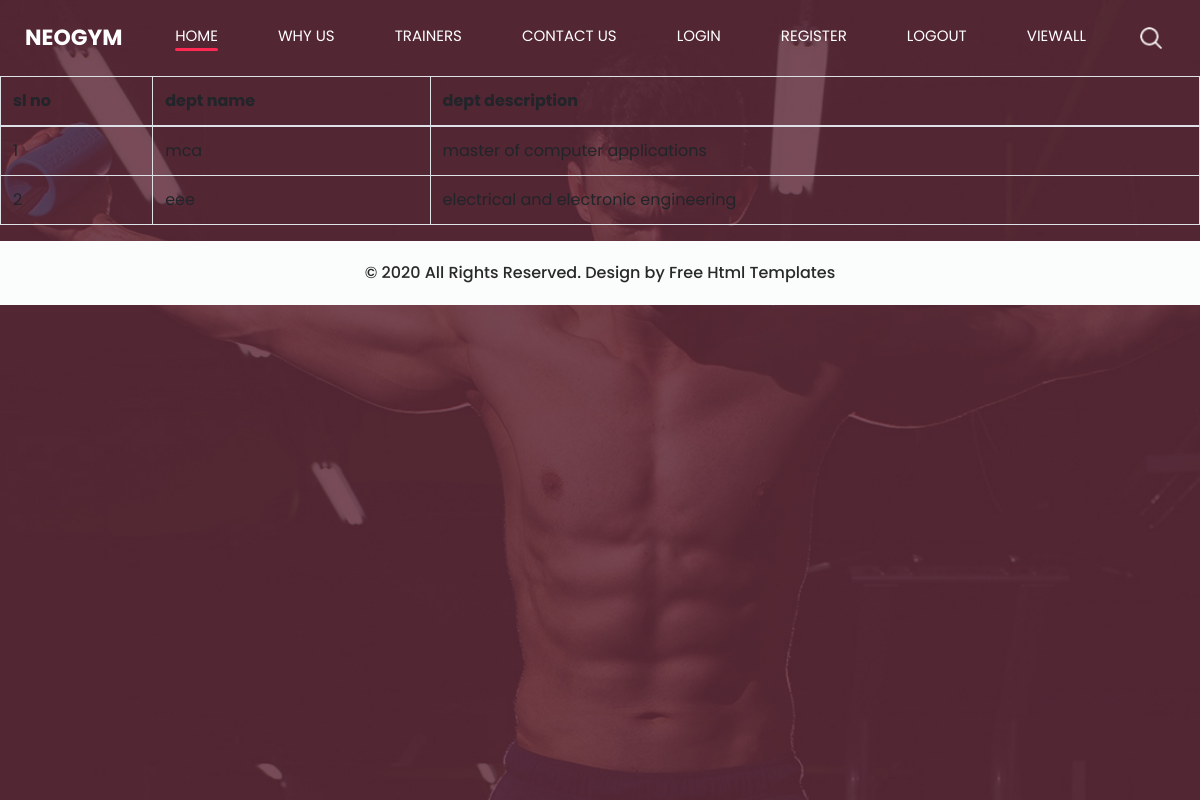
Screenshot of /home/dept with the database file from the repository.
### home/models.py (models this page shows, shortened)
class department(models.Model):
    dept_name=models.CharField(max_length=100)
    dept_description=models.TextField()

### home/views.py (the view)
# urls.py: path('dept', views.dept,name="dept"),
def dept(request):
    depts={
        'dep':department.objects.all()
    }
    return render(request,'dept.html',depts)

### templates/dept.html
{% extends "base.html" %}
{% load static %}
{% block content %}
<table class="table table-bordered">
    <thead>
      <tr>
        <th scope="col">sl no</th>
        <th scope="col">dept name</th>
        <th scope="col">dept description</th>
      </tr>
    </thead>
    <tbody>
        {% for i in dep %}
        <tr>
    <td>{{ forloop.counter }}</td>
        <td>{{ i.dept_name }}</td>
        <td>{{ i.dept_description }}</td>
    </tr>
        {% endfor %}
    </tbody>
  </table>
{% endblock content %}

### static/css/style.css (style rules this page uses)
body { font-family: 'Poppins', sans-serif; color: #000000; background-color: #ffffff; }

### rows the page displays
department: dept_name "mca", dept_description "master of computer applications"
department: dept_name "eee", dept_description "electrical and electronic engineering"
